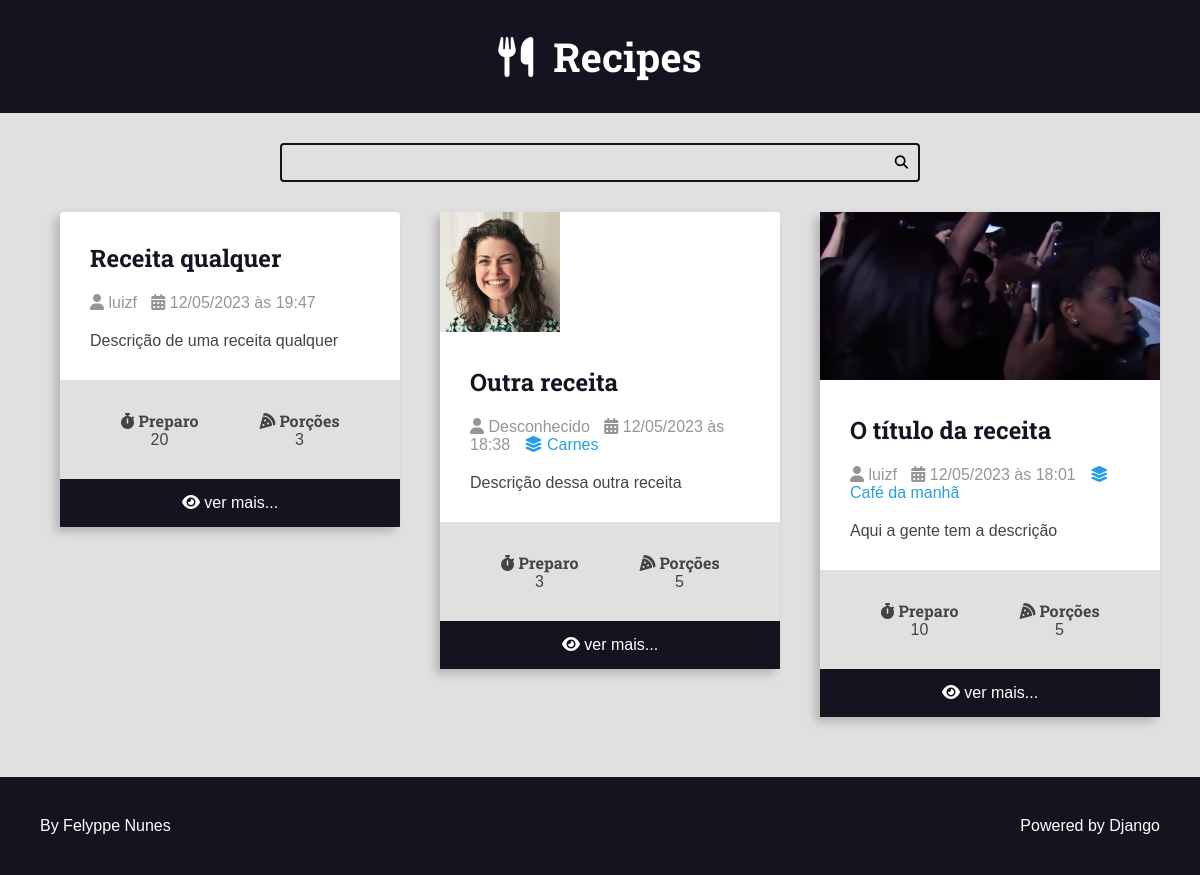
The app's page /, older data.
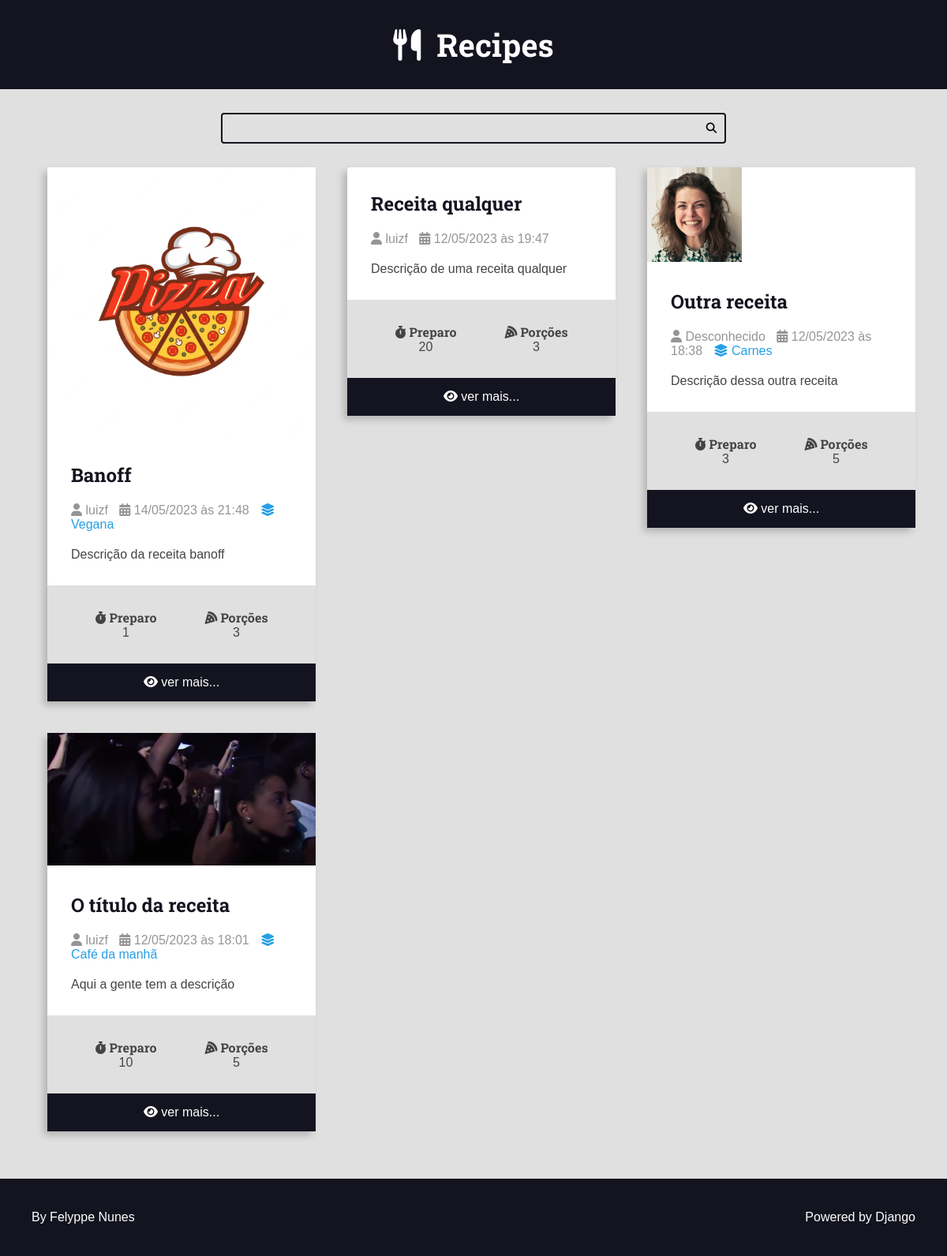
The same page, newer data.
### recipes/models.py (models this page shows, shortened)
class Recipe(models.Model):
    title = models.CharField(max_length=65)
    description = models.CharField(max_length=165)
    slug = models.SlugField()
    preparation_time = models.IntegerField()
    preparation_time_unit = models.CharField(max_length=65)
    servings = models.IntegerField()
    servings_unit = models.CharField(max_length=65)
    preparation_steps = models.TextField()
    preparation_steps_is_html = models.BooleanField(default=False)
    created_at = models.DateTimeField(auto_now_add=True)
    updated_at = models.DateTimeField(auto_now=True)
    is_published = models.BooleanField(default=False)
    cover = models.ImageField(
        upload_to='recipes/covers/%Y/%m/%d/',
        blank=True,
        default=''
    )
    category = models.ForeignKey(
        Category,
        on_delete=models.SET_NULL,
        null=True,
        blank=True,
        default=None
    )
    author = models.ForeignKey(User, on_delete=models.SET_NULL, null=True)

class Category(models.Model):
    name = models.CharField(max_length=65)

### recipes/views.py (the view)
# urls.py: 2. Add a URL to urlpatterns:  path('', views.home, name='home')
def home(request):
    recipes = Recipe.objects.filter(
        is_published=True
    ).order_by('-id')
    return render(request, 'recipes/pages/home.html', {
        'recipes': recipes #[make_recipe() for _ in range(10)]
    }
)

### recipes/templates/recipes/pages/home.html (shortened to what this page needs)
{% extends 'global/base.html' %}
{% block content %}
<div class="main-content main-content-list container">
    {% for recipe in recipes %}
        {% include 'recipes/partials/recipe.html' %}
    {% empty %}
        <h1>No receips were found here.</h1>
    {% endfor %}
</div>
{% endblock content %}

### base_templates/global/base.html (shortened to what this page needs)
<!DOCTYPE html>
<html lang="pt-br">
<head>
    {% include 'recipes/partials/head.html' %}
</head>
<body>
    {% include 'recipes/partials/header.html' %}
    {% include 'recipes/partials/search.html' %}
    <main class="main-content-container">
        <div class="main-content main-content-list container">
            {% block content %}{% endblock content %}
        </div>
    </main>
    {% include 'recipes/partials/footer.html' %}
</body>
</html>

### recipes/templates/recipes/partials/head.html (shortened to what this page needs)
{% load static %}
    <link rel="stylesheet" href="https://cdnjs.cloudflare.com/ajax/libs/font-awesome/6.4.0/css/brands.min.css" />
    <link rel="stylesheet" href="https://cdnjs.cloudflare.com/ajax/libs/font-awesome/6.4.0/css/fontawesome.min.css" />
    <link rel="stylesheet" href="https://cdnjs.cloudflare.com/ajax/libs/font-awesome/6.4.0/css/solid.min.css" />
    <link rel="stylesheet" href="{% static 'recipes/css/styles.css' %}">
    <link rel="stylesheet" href="{% static 'global/css/global-style.css' %}">

### recipes/templates/recipes/partials/header.html
<header class="main-header-container">
    <div class="main-header container">
        <h1>
            <a class="main-logo" href="{% url 'recipes:home' %}">
                <i class="fa-solid fa-utensils main-logo-icon"></i>
                <span class="main-logo-text">Recipes</span>
            </a>
        </h1>
    </div>
</header>

### recipes/templates/recipes/partials/search.html
<div class="search-container">
    <div class="container">
        <form action="" class='search-form'>
            <input type="search" class='search-input' name='search'>
            <button type="submit" class='search-button'><i class="fa-solid fa-magnifying-glass"></i></button>
        </form>
    </div>
</div>

### recipes/templates/recipes/partials/recipe.html (shortened to what this page needs)
<div class="recipe recipe-list-item">
    {% if recipe.cover %}
        <div class="recipe-cover">
            <a href='{% url "recipes:recipe" recipe.id %}'>
                <img src='{{ recipe.cover.url }}' alt="temporário"> {% comment %}Se n achar o url da imagem, da erro!{% endcomment %}
            </a>
        </div>
    {% endif %}
    <div class="recipe-title-container">
        <h2>
            <a href='{% url "recipes:recipe" recipe.id %}'>
                {{ recipe.title }}
            </a>
        </h2>
    </div>
    <div class="recipe-author">
        <span class="recipe-author-item">
                <i class="fa-solid fa-user"></i>
                    {% if recipe.author is not None %}
                        {% if recipe.author.first_name  %}
                            {{ recipe.author.first_name }} {{ recipe.author.last_name }}
                        {% else %}
                            {{ recipe.author.username }}
                        {% endif %}
                    {% else %}
                        Desconhecido
                    {% endif %}
        </span>
        <span class="recipe-author-item">
            <i class="fa-solid fa-calendar-days"></i>
            {{ recipe.created_at|date:"d/m/Y" }} às {{ recipe.created_at|date:"H:i" }}
        </span>
        {% if recipe.category is not None %}
            <span class="recipe-author-item">
                <a href="{% url 'recipes:category' recipe.category.id %}">
                    <i class="fa-solid fa-layer-group"></i>
                    <span>{{ recipe.category.name }} </span>
                </a>
            </span>
        {% endif %}
    </div>
    <div class="recipe-content">
        <p>{{ recipe.description }}</p>
    </div>
    <div class="recipe-meta-container">
        <div class="recipe-meta recipe-preparation">
            <h3 class="recipe-meta-title">
                <i class="fa-solid fa-stopwatch"></i>
                Preparo
            </h3>
            <div class="recipe-meta-text">
                {{ recipe.preparation_time }} {{ recipe.preparation_time.unit }}
            </div>
        </div>
        <div class="recipe-meta recipe-servings">
            <h3 class="recipe-meta-title">
                <i class="fa-solid fa-pizza-slice"></i>
                Porções
            </h3>
            <div class="recipe-meta-text">
                {{ recipe.servings }} {{ recipe.servings.unit }}
            </div>
        </div>
    </div>
    {% if is_detail_page is not True %}
        <footer class="recipe-footer">
            <a href="{% url 'recipes:recipe' recipe.id %}" class="recipe-read-more button button-dark button-full-width">
                <i class="fa-solid fa-eye"></i>
                <span>ver mais...</span>
            </a>
        </footer>
    {% endif %}
</div>

### recipes/templates/recipes/partials/footer.html
<footer class="main-footer">
    <div class="developer">
        <a href="https://felyppe1.github.io/portfolio/" target="_blank">By Felyppe Nunes</a>
    </div>
    <div class="powered">
        <a href="" target="_blank">Powered by Django</a>
    </div>
</footer>

### recipes/static/recipes/css/styles.css (style rules this page uses)
:root { --color-primary: #269fe6; --color-primary-hover: #2086c2; --color-primary-dark: #13141f; --color-primary-dark-hover: #212336; --color-primary-light: #d4ecfa; --color-primary-light-hover: #bdd8e7; --color-white: #fff; --color-black: #000; --color-dark-text: #444; --color-info-light: #cce5ff; --color-debug-light: #cce5ff; --color-success-light: #d4edda; --color-alert-light: #fff3cd; --color-warning-light: #fff3cd; --color-error-light: #f8d7da; --color-info-dark: #4d86c4; --color-debug-dark: #4d86c4; --color-success-dark: #4a9c5d; --color-alert-dark: #927f40; --color-warning-dark: #927f40; --color-error-dark: #da525d; --color-gray-0: #f9f9f9; --color-gray-1: #e0e0e0; --color-gray-2: #c7c7c7; --color-gray-3: #aeaeae; --color-gray-4: #959595; --color-gray-5: #7d7d7d; --color-gray-6: #646464; --color-gray-7: #4b4b4b; --color-gray-8: #323232; --color-gray-9: #191919; --font-primary: sans-serif; --font-headings: 'Roboto Slab', serif; --spacing-gutter-medium: 3rem; --spacing-gutter-large: 4rem; }
* { padding: 0; margin: 0; box-sizing: border-box; }
html { font-size: 62.5%; }
body { background-color: var(--color-gray-1); font-size: 1.6rem; font-family: var(--font-primary); color: var(--color-dark-text); }
h1, h2, h3, h4, h5, h6 { font-family: var(--font-headings); }
.container { max-width: 144rem; margin: 0 auto; padding: var(--spacing-gutter-medium); }
.main-header-container { background-color: var(--color-primary-dark); }
.main-logo { font-size: 4rem; color: var(--color-white); text-decoration: none; display: flex; flex-flow: row nowrap; align-items: center; justify-content: center; width: fit-content; margin: 0 auto; }
.main-logo-icon { margin-right: 2rem; }
.search-form { border: .2rem solid var(--color-primary-dark); max-width: 64rem; margin: 0 auto; border-radius: .4rem; position: relative; transition: 200ms ease-in-out; }
.search-input, .search-button { border: none; background-color: transparent; outline: none; padding: 1rem; transition: 200ms ease-in-out; }
.search-input { width: 100%; padding-right: 3rem; }
.search-button { position: absolute; top: 0; right: 0; }
.main-content { padding-top: 0; }
.main-content-list { display: grid; grid-template-columns: repeat(auto-fit, minmax(340px, 1fr)); gap: var(--spacing-gutter-large); }
.recipe { background-color: var(--color-white); box-shadow: -5px 5px 10px rgba(0, 0, 0, .2); transition: 200ms ease-in-out; border-radius: .4rem; }
.recipe img { max-width: 100%; }
.recipe-list-item { max-width: 64rem; height: fit-content; }
.recipe-title-container { padding: var(--spacing-gutter-medium); padding-bottom: 2rem; }
.recipe-title-container a { text-decoration: none; color: var(--color-primary-dark); }
.recipe-author { padding: 0 var(--spacing-gutter-medium); }
.recipe-content { padding: var(--spacing-gutter-medium); padding-top: 2rem; }
.recipe-author-item { color: var(--color-gray-4); margin-right: 1rem; }
.recipe-author a { color: var(--color-primary); transition: 200ms ease-in-out; text-decoration: none; }
.recipe-meta-container { display: flex; flex-flow: row wrap; padding: var(--spacing-gutter-medium); background-color: var(--color-gray-1); }
.recipe-meta { display: flex; flex-flow: column nowrap; flex-shrink: 1; flex-grow: 1; text-align: center; }
.recipe-meta-title { font-size: 1.6rem; }
.recipe-footer a { background-color: var(--color-primary-dark); color: var(--color-white); display: block; flex-flow: row nowrap; text-decoration: none; text-align: center; padding: 1.5rem var(--spacing-gutter-medium); transition: 200ms ease-in-out; }
.main-footer { background-color: var(--color-primary-dark); color: var(--color-white); display: flex; justify-content: space-between; align-items: center; padding: var(--spacing-gutter-large); }
.main-footer a { color: var(--color-white); text-decoration: none; transition: 200ms ease-in-out; }

Row changes from the older to the newer data that the page shows:
added Recipe: cover (picture), title "Banoff", author.username "luizf", created_at "14/05/2023", created_at "21:48", category.name "Vegana", description "Descrição da receita banoff", preparation_time "1", servings "3"
